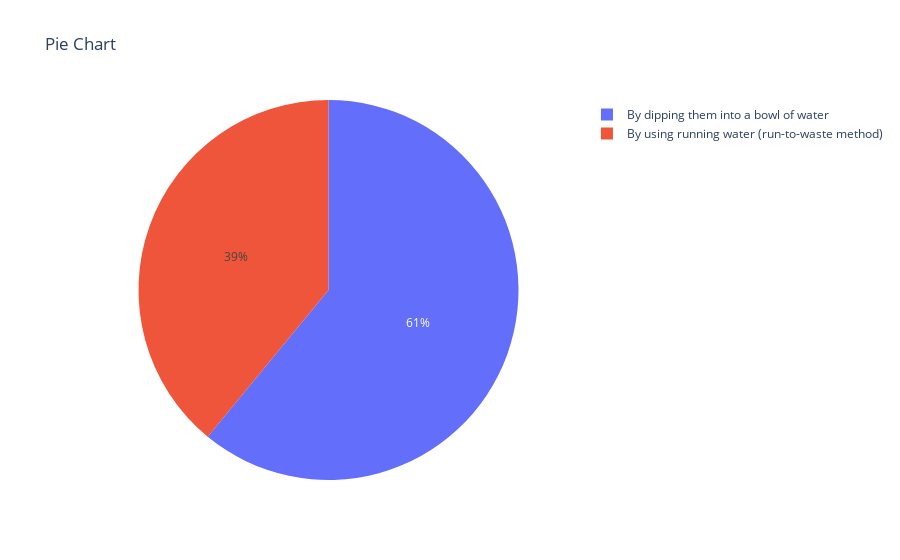

Source (notebook cell):
### Code cell
import pandas as pd
import plotly.graph_objects as go

# Load data from CSV file
data_refugee = pd.read_csv('/Users/keerthyrangan/Downloads/Nduta - Anonymized Data.csv')


value_counts = data_refugee["washhandsbfeatmeth"].value_counts()

# Extract labels and values from the DataFrame
labels = value_counts.index.tolist()
values = value_counts.values.tolist()


# Create pie chart trace
pie_chart = go.Pie(
    labels=labels,
    values=values
)

# Create layout (optional)
layout = go.Layout(
    title='Pie Chart'
)

# Create figure
fig = go.Figure(data=[pie_chart], layout=layout)

# Show figure
fig.show()

### Figure 1 — Plotly figure (JSON) as saved in the notebook; plotly's stock layout.template omitted (floating-point values rounded to 4 significant figures)
{"data": [{"labels": ["By dipping them into a bowl of water", "By using running water (run-to-waste method)"], "type": "pie", "values": [228, 146]}], "layout": {"title": {"text": "Pie Chart"}}}
